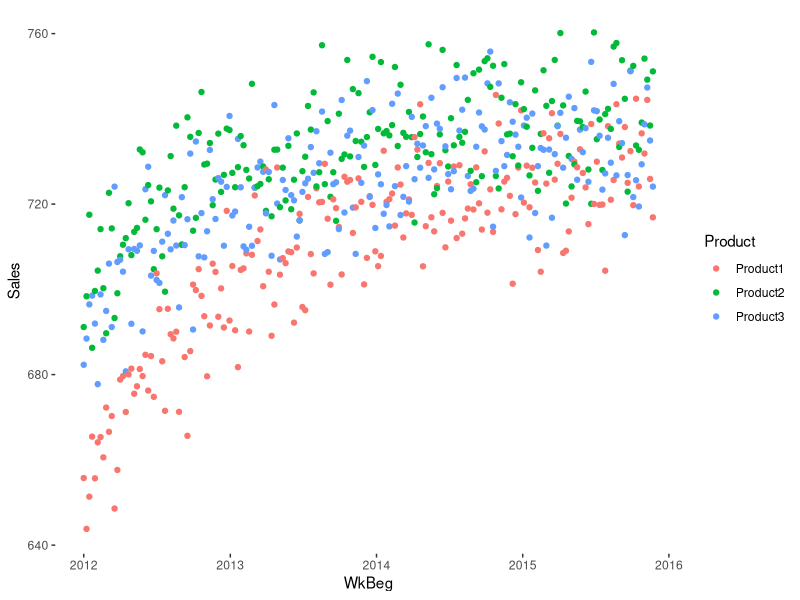
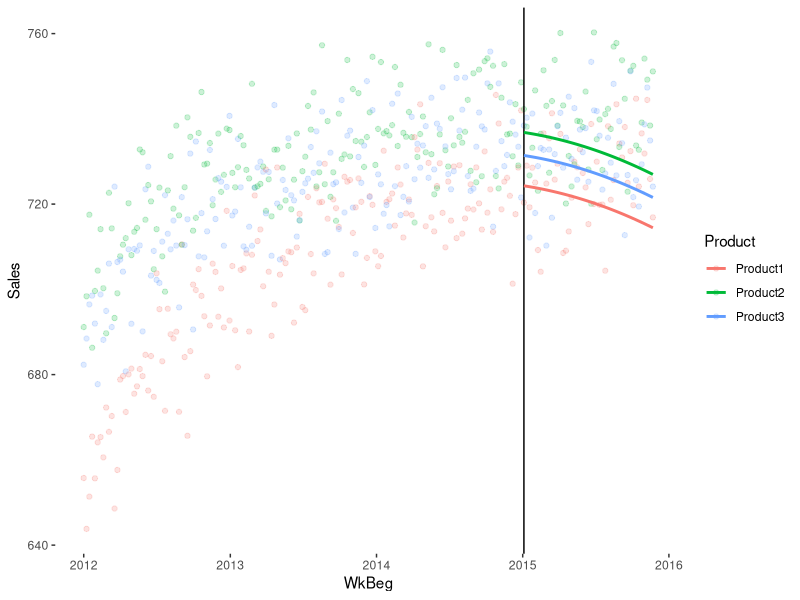

The R script that drew these images, in order:
## ---- chunk 1
knitr::opts_chunk$set(echo = FALSE)
## ---- chunk 2

library(tidyverse)
library(kableExtra)

## ---- chunk 3


setwd("C:/Users/ellen/Documents/UH/Spring 2020/DA2/Section 1/MIdTerm")

rmse <- function(error)
{
  sqrt(mean(error^2))
}


set.seed(223)

ProductSales = read_csv("ProductSalesv2.csv")

ProductSales$WkBeg = mdy(ProductSales$WkBeg)

ProductSales = pivot_longer(ProductSales, 3:5, names_to = "Product", values_to = "Sales")

p <- ggplot(data = ProductSales, aes(WkBeg, Sales, color = Product)) + geom_point() +
  theme(panel.background = element_rect(fill = "white")) 
p


Train = ProductSales %>% filter(WkBeg < "2015-01-01")
Test  =  ProductSales %>%  filter(WkBeg >= "2015-01-01")



# lm polynomial  ----------------- #

TestMod2 = lm(Sales ~ Product + Wk + I(Wk^2), data = Train)
summary(TestMod2)


rmse2 = rmse( Test$Sales - predict(TestMod2, Test))
rmse2

## ---- chunk 4

mXPoly = model.matrix(Sales ~ Product + Wk + I(Wk^2), data = Train)
vY = as.numeric(Train$Sales)
vBetaPoly <- solve(t(mXPoly)%*%mXPoly, t(mXPoly)%*%vY) # solve using normal equations                    
yPoly = t(as.numeric(vBetaPoly)%*%t(mXPoly))

# -- test

mXPolyTest = model.matrix(Sales ~ Product + Wk + I(Wk^2), data = Test)

rmse4 = rmse( Test$Sales - (t(as.numeric(vBetaPoly)%*%t(mXPolyTest))))

mXPolyRMSE = data.frame(Method = "mXPoly", RMSE = rmse4, stringsAsFactors = F)


# Regularization

n = ncol(mXPoly)

d = diag(1,n,n)
d[1,1] = 0

#th = array(0,c(n,length(lambda)))

vBetaReg1 = as.numeric(solve(t(mXPoly) %*% mXPoly + (40 * d)) %*% (t(mXPoly) %*% vY))
vBetaReg2 = as.numeric(solve(t(mXPoly) %*% mXPoly + (60 * d)) %*% (t(mXPoly) %*% vY))
vBetaReg3 = as.numeric(solve(t(mXPoly) %*% mXPoly + (80 * d)) %*% (t(mXPoly) %*% vY))

rmseReg1 = rmse( Test$Sales - (t(as.numeric(vBetaReg1)%*%t(mXPolyTest))))
rmseReg2 = rmse( Test$Sales - (t(as.numeric(vBetaReg2)%*%t(mXPolyTest))))
rmseReg3 = rmse( Test$Sales - (t(as.numeric(vBetaReg3)%*%t(mXPolyTest))))

mXPolyRMSE = data.frame(Method =  c(
  "mXReg1",
  "mXReg2",
  "mXReg3"
),

RegPenalty = c(40, 60, 80),

RMSE =  c(
  rmseReg1,
  rmseReg2,
  rmseReg3), stringsAsFactors = F)

knitr::kable(mXPolyRMSE) %>%
  kable_styling(full_width = F, bootstrap_options = "striped", font_size = 9)

## ---- chunk 5

Test$Pred =  t(as.numeric(vBetaReg2)%*%t(mXPolyTest))

p <- ggplot(data = ProductSales, aes(WkBeg, Sales, color = Product)) + geom_point(alpha = .2) +
  theme(panel.background = element_rect(fill = "white")) 
p = p + geom_vline(xintercept = as.Date("2015-01-04"))
p <- p + geom_line(data = Test, aes(x = WkBeg, y = Pred, color = Product), size = 1) 
p


## ---- chunk 6

vBetaReg2
